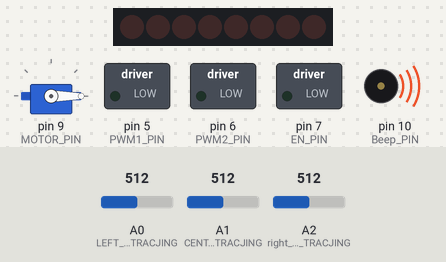
A sketch run on a simulated Arduino Uno, built with avr-gcc and run on an emulated ATmega328P. Shown: 8 shift-register outputs drawn as a row of LEDs (first output left, lit = HIGH), servo, switched loads named in the sketch (green lamp = pin HIGH), buzzer (waves = sounding, pin HIGH). Wiring (inferred from the names in the program): shift register (74HC595): data pin 8; shift clock pin 2; latch pin 4. Wiring (inferred from the signals the program sends): row of LEDs: on Q0, Q1, Q2, Q3, Q4, Q5, Q6, Q7. Inputs (shaded band) come from the test bench; at power-on: A0 (LEFT_LINE_TRACJING) = 512, A1 (CENTER_LINE_TRACJING) = 512, A2 (right_LINE_TRACJING) = 512. Pins used as bus, display or sensor lines are not drawn.

Above: at 1.2 s.
1.3 s: A0 (LEFT_LINE_TRACJING) set to 592
2.8 s: A0 (LEFT_LINE_TRACJING) set to 607
At 3.2 s:
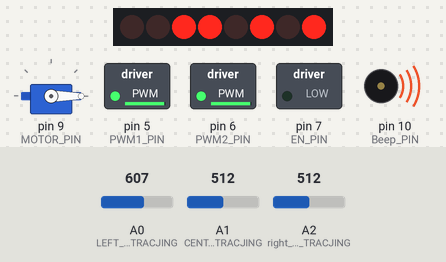
4.3 s: A1 (CENTER_LINE_TRACJING) set to 716
At 5.5 s:
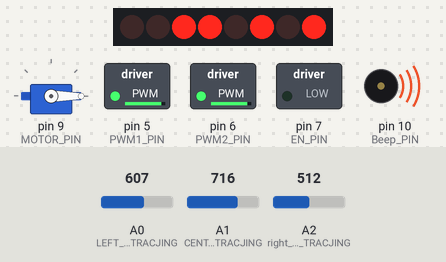
5.8 s: A2 (right_LINE_TRACJING) set to 591
7.3 s: A2 (right_LINE_TRACJING) set to 609
Timing chart, 0 to 11.0 s (numbered marks = the images above; inputs shaded):
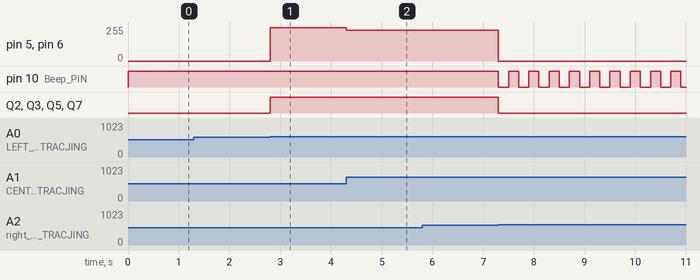

The sketch:

AV_Code.ino
```cpp
#include    <Servo.h>

// servo control pin
#define MOTOR_PIN           9
// PWM control pin
#define PWM1_PIN            5
#define PWM2_PIN            6
// 74HCT595N chip pin
#define SHCP_PIN            2                               // The displacement of the clock
#define EN_PIN              7                               // Can make control
#define DATA_PIN            8                               // Serial data
#define STCP_PIN            4                               // Memory register clock
// 超声波控制引脚
#define Trig_PIN            12
#define Echo_PIN            13
//蜂鸣器控制引脚
#define Beep_PIN            10
// 循迹控制引脚
#define LEFT_LINE_TRACJING      A0
#define CENTER_LINE_TRACJING    A1
#define right_LINE_TRACJING     A2

Servo MOTORservo;

////////////////////////////////////不能进行修改/////////////////////////////////////////////////
const int Forward       = 92;                               // forward 前进
const int Backward      = 163;                              // back 后退
const int Turn_Left     = 149;                              // left translation 左平移
const int Turn_Right    = 106;                              // Right translation 右平移
const int Top_Left      = 20;                               // Upper left mobile 左上移
const int Bottom_Left   = 129;                              // Lower left mobile 左下移
const int Top_Right     = 72;                               // Upper right mobile 右上
const int Bottom_Right  = 34;                               // The lower right move 右下
const int Contrarotate  = 172;                              // Counterclockwise rotation 逆时针转
const int Clockwise     = 83;                               // Rotate clockwise 顺时针转
const int Stop          = 0;                                // stop 停止
const int Moedl1        = 25;                               // model1
const int Moedl2        = 26;                               // model2
const int Moedl3        = 27;                               // model3
const int Moedl4        = 28;                               // model4
const int MotorLeft     = 230;                              // servo turn left舵机左转
const int MotorRight    = 231;                              // servo turn rig ht 舵机右转
////////////////////////////////////不能进行修改/////////////////////////////////////////////////

unsigned long previousMillis_Tracking_Stop = 0;
unsigned long previousMillis_Tracking_Beep = 0;

int Left_Tra_Value;
int Center_Tra_Value;
int Right_Tra_Value;
int Black_Line = 600;

int leftDistance = 10;
int middleDistance = 10;
int rightDistance = 10;

byte RX_package[3] = {0};
uint16_t angle = 0;
byte order = Stop;
int model_var = 1;
int UT_distance = 0;

void setup()
{
    Serial.setTimeout(10);
    Serial.begin(115200);

    MOTORservo.attach(MOTOR_PIN);

    pinMode(SHCP_PIN, OUTPUT);
    pinMode(EN_PIN, OUTPUT);
    pinMode(DATA_PIN, OUTPUT);
    pinMode(STCP_PIN, OUTPUT);
    pinMode(PWM1_PIN, OUTPUT);
    pinMode(PWM2_PIN, OUTPUT);

    pinMode(Trig_PIN, OUTPUT);
    pinMode(Echo_PIN, INPUT);

    pinMode(LEFT_LINE_TRACJING, INPUT);
    pinMode(CENTER_LINE_TRACJING, INPUT);
    pinMode(right_LINE_TRACJING, INPUT);

    pinMode(Beep_PIN, OUTPUT);

    MOTORservo.write(angle);

    Motor(Stop, 0);
}

void loop()
{
    digitalWrite(Beep_PIN, HIGH); // 停止鸣叫
    switch (model_var)
    {
      case 1:// Tracking model 巡线
        model_var = Tracking();
        break;
      case 2://逆时针旋转伺服电机
        model_var = ContrarotateServo();
        break;
      case 3:// Counterclockwise spin motion 逆时针旋转
        model_var = Counterclockwise_spin_motion();
        break;
      case 4://蜂鸣器模块
        model_var = BeepModel(10);
        break;
    }
}

int Tracking()      // 循迹模组
{
  digitalWrite(Beep_PIN, HIGH); // 停止鸣叫
  int judge = 1;
  while(judge){
    //MOTORservo.write(90);
    Left_Tra_Value = analogRead(LEFT_LINE_TRACJING);
    Center_Tra_Value = analogRead(CENTER_LINE_TRACJING);
    Right_Tra_Value = analogRead(right_LINE_TRACJING);
    if (Left_Tra_Value < Black_Line && Center_Tra_Value >= Black_Line && Right_Tra_Value < Black_Line)
    {
        Motor(Forward, 250);//175
    }
    else if (Left_Tra_Value >= Black_Line && Center_Tra_Value >= Black_Line && Right_Tra_Value < Black_Line)
    {
        Motor(Contrarotate, 230);//165
    }
    else if (Left_Tra_Value >= Black_Line && Center_Tra_Value < Black_Line && Right_Tra_Value < Black_Line)
    {
        Motor(Contrarotate, 250);//190
    }
    else if (Left_Tra_Value < Black_Line && Center_Tra_Value < Black_Line && Right_Tra_Value >= Black_Line)
    {
        Motor(Clockwise, 250);//190
    }
    else if (Left_Tra_Value < Black_Line && Center_Tra_Value >= Black_Line && Right_Tra_Value >= Black_Line)
    {
        Motor(Clockwise, 230);//165
    }
    else if (Left_Tra_Value >= Black_Line && Center_Tra_Value >= Black_Line && Right_Tra_Value >= Black_Line)
    {
        Motor(Stop, 0);
        judge = 0;
    }
  }

  int BeepTime = 10;
  BeepModel(BeepTime);
}

char ContrarotateServo()//伺服电机逆时针旋转90°
{
    MOTORservo.write(angle);
    angle += 1;
    if (angle >= 180)
    {
        angle = 180;
    }
    delay(10);
}

int Counterclockwise_spin_motion()      // 逆时针旋转
{
  unsigned long startTime = millis();
  unsigned long elapsedTime = 0;
  while (elapsedTime < 525)
  {
    Motor(Contrarotate, 250);
    elapsedTime = millis()-startTime;
    Serial.println(elapsedTime);
  }
  Motor(Stop, 0);

  return 4;
}

int BeepModel(int BeepTime)
{
  unsigned long startTime = millis();
  unsigned long elapsedTime = 200;

  digitalWrite(Beep_PIN, HIGH); // 停止鸣叫

  while (elapsedTime < 200 * BeepTime * 2) {
    if (elapsedTime % 400 < 200) {
      digitalWrite(Beep_PIN, LOW);
    } else {
      digitalWrite(Beep_PIN, HIGH);
    }
    elapsedTime = millis() - startTime;
  }

  digitalWrite(Beep_PIN, HIGH); // 停止鸣叫

  delay(2000);

  return 3;
}
void Motor(int Dir, int Speed)      // motor drive
{
    digitalWrite(EN_PIN, LOW);
    analogWrite(PWM1_PIN, Speed);
    analogWrite(PWM2_PIN, Speed);

    digitalWrite(STCP_PIN, LOW);
    shiftOut(DATA_PIN, SHCP_PIN, MSBFIRST, Dir);
    digitalWrite(STCP_PIN, HIGH);
}

float SR04(int Trig, int Echo)      // ultrasonic measured distance
{
    digitalWrite(Trig, LOW);
    delayMicroseconds(2);
    digitalWrite(Trig, HIGH);
    delayMicroseconds(10);
    digitalWrite(Trig, LOW);
    float distance = pulseIn(Echo, HIGH) / 58.00;
    delay(10);

    return distance;
}


void RXpack_func()  //Receive data
{
    if(Serial.available() > 0)
    {
        delay(1);                                           // 延时 1MS
        if(Serial.readBytes(RX_package, 3))
        {
            if (RX_package[0] == 0xA5 && RX_package[2] == 0x5A)     // 验证了包头与包尾
            {
                order = RX_package[1];
                if(order == Moedl1)
                {
                    model_var = 0;
                }
                else if (order == Moedl2)
                {
                    model_var = 1;
                }
                else if (order == Moedl3)
                {
                    model_var = 2;
                }
                else if (order == Moedl4)
                {
                    model_var = 3;
                }
                //////////////////////////////
                // switch (RX_package[1])
                // {
                // case Stop:
                //     Serial.println("Stop");
                //     break;
                // case Forward:
                //     Serial.println("Forward");
                //     break;
                // case Backward:
                //     Serial.println("Backward");
                //     break;
                // case Turn_Left:
                //     Serial.println("Turn_Left");
                //     break;
                // case Turn_Right:
                //     Serial.println("Turn_Right");
                //     break;
                // case Top_Left:
                //     Serial.println("Top_Left");
                //     break;
                // case Bottom_Left:
                //     Serial.println("Bottom_Left");
                //     break;
                // case Top_Right:
                //     Serial.println("Top_Right");
                //     break;
                // case Bottom_Right:
                //     Serial.println("Bottom_Right");
                //     break;
                // case Clockwise:
                //     Serial.println("Clockwise");
                //     break;
                // case MotorLeft:
                //     Serial.println("MotorLeft");
                //     break;
                // case MotorRight:
                //     Serial.println("MotorRight");
                //     break;
                // case Moedl1:
                //     Serial.println("Moedl1");
                //     break;
                // case Moedl2:
                //     Serial.println("Moedl2");
                //     break;
                // case Moedl3:
                //     Serial.println("Moedl3");
                //     break;
                // case Moedl4:
                //     Serial.println("Moedl4");
                //     break;
                // default:
                //     break;
                // }
            }
        }
    }
}
```

Measured:
- the behaviour switches between 599 and 600 on A0 (LEFT_LINE_TRACJING) (found by bisection; images 0 and 1)
- after the input at 1.3 s, every drawn part: stays the same
- after the input at 2.8 s, pin 5 (PWM1_PIN), pin 6 (PWM2_PIN): 0/255 → 250/255 at once; Q2, Q3, Q5, Q7: LOW → HIGH at once
- after the input at 4.3 s, pin 5 (PWM1_PIN), pin 6 (PWM2_PIN): 250/255 → 230/255 at once
- after the input at 5.8 s, every drawn part: stays the same
- after the input at 7.3 s, pin 5 (PWM1_PIN), pin 6 (PWM2_PIN): 230/255 → 0/255 at once; pin 10 (Beep_PIN): alternates HIGH for 0.20 s and LOW for 0.20 s, starting at once; Q2, Q3, Q5, Q7: HIGH → LOW at once
